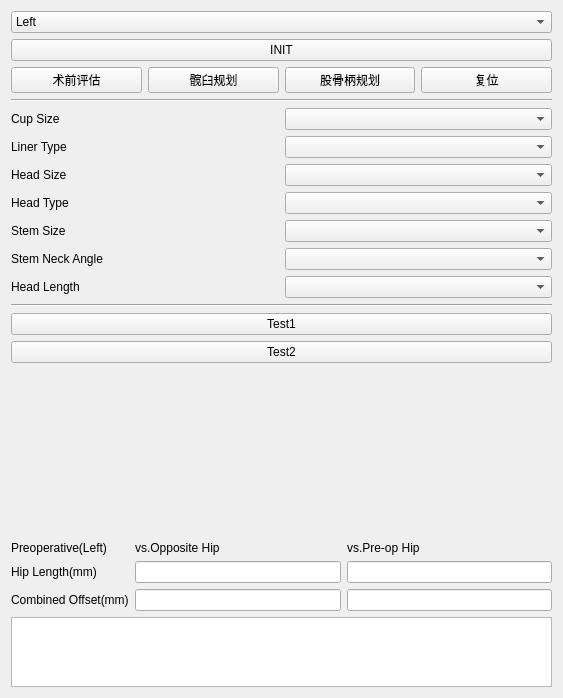
<?xml version="1.0" encoding="UTF-8"?>
<ui version="4.0">
 <class>THAPlanControls</class>
 <widget class="QWidget" name="THAPlanControls">
  <property name="geometry">
   <rect>
    <x>0</x>
    <y>0</y>
    <width>563</width>
    <height>698</height>
   </rect>
  </property>
  <property name="minimumSize">
   <size>
    <width>0</width>
    <height>0</height>
   </size>
  </property>
  <property name="windowTitle">
   <string>QmitkTemplate</string>
  </property>
  <layout class="QVBoxLayout" name="verticalLayout">
   <item>
    <widget class="QComboBox" name="comboBox_opSide">
     <item>
      <property name="text">
       <string>Left</string>
      </property>
     </item>
     <item>
      <property name="text">
       <string>Right</string>
      </property>
     </item>
    </widget>
   </item>
   <item>
    <widget class="QPushButton" name="pushButton_init">
     <property name="text">
      <string>INIT</string>
     </property>
    </widget>
   </item>
   <item>
    <layout class="QHBoxLayout" name="horizontalLayout">
     <item>
      <widget class="QPushButton" name="pushButton_preop">
       <property name="text">
        <string>术前评估</string>
       </property>
      </widget>
     </item>
     <item>
      <widget class="QPushButton" name="pushButton_cupPlan">
       <property name="text">
        <string>髋臼规划</string>
       </property>
      </widget>
     </item>
     <item>
      <widget class="QPushButton" name="pushButton_stemPlan">
       <property name="text">
        <string>股骨柄规划</string>
       </property>
      </widget>
     </item>
     <item>
      <widget class="QPushButton" name="pushButton_reduction">
       <property name="text">
        <string>复位</string>
       </property>
      </widget>
     </item>
    </layout>
   </item>
   <item>
    <widget class="Line" name="line">
     <property name="orientation">
      <enum>Qt::Horizontal</enum>
     </property>
    </widget>
   </item>
   <item>
    <layout class="QGridLayout" name="gridLayout">
     <item row="2" column="0">
      <widget class="QLabel" name="label_3">
       <property name="text">
        <string>Head Size</string>
       </property>
      </widget>
     </item>
     <item row="1" column="0">
      <widget class="QLabel" name="label_2">
       <property name="text">
        <string>Liner Type</string>
       </property>
      </widget>
     </item>
     <item row="2" column="1">
      <widget class="QComboBox" name="comboBox_headSize"/>
     </item>
     <item row="0" column="1">
      <widget class="QComboBox" name="comboBox_cupSize"/>
     </item>
     <item row="0" column="0">
      <widget class="QLabel" name="label">
       <property name="text">
        <string>Cup Size</string>
       </property>
      </widget>
     </item>
     <item row="1" column="1">
      <widget class="QComboBox" name="comboBox_linerType"/>
     </item>
     <item row="3" column="1">
      <widget class="QComboBox" name="comboBox_headType"/>
     </item>
     <item row="3" column="0">
      <widget class="QLabel" name="label_4">
       <property name="text">
        <string>Head Type</string>
       </property>
      </widget>
     </item>
    </layout>
   </item>
   <item>
    <layout class="QGridLayout" name="gridLayout_2">
     <item row="2" column="0">
      <widget class="QLabel" name="label_7">
       <property name="text">
        <string>Head Length</string>
       </property>
      </widget>
     </item>
     <item row="1" column="0">
      <widget class="QLabel" name="label_6">
       <property name="text">
        <string>Stem Neck Angle</string>
       </property>
      </widget>
     </item>
     <item row="0" column="0">
      <widget class="QLabel" name="label_5">
       <property name="text">
        <string>Stem Size</string>
       </property>
      </widget>
     </item>
     <item row="0" column="1">
      <widget class="QComboBox" name="comboBox_stemSize"/>
     </item>
     <item row="1" column="1">
      <widget class="QComboBox" name="comboBox_neckAngle"/>
     </item>
     <item row="2" column="1">
      <widget class="QComboBox" name="comboBox_headLength"/>
     </item>
    </layout>
   </item>
   <item>
    <widget class="Line" name="line_2">
     <property name="orientation">
      <enum>Qt::Horizontal</enum>
     </property>
    </widget>
   </item>
   <item>
    <widget class="QPushButton" name="pushButton_test1">
     <property name="text">
      <string>Test1</string>
     </property>
    </widget>
   </item>
   <item>
    <widget class="QPushButton" name="pushButton_test2">
     <property name="text">
      <string>Test2</string>
     </property>
    </widget>
   </item>
   <item>
    <spacer name="spacer1">
     <property name="orientation">
      <enum>Qt::Vertical</enum>
     </property>
     <property name="sizeType">
      <enum>QSizePolicy::Expanding</enum>
     </property>
     <property name="sizeHint" stdset="0">
      <size>
       <width>20</width>
       <height>220</height>
      </size>
     </property>
    </spacer>
   </item>
   <item>
    <layout class="QGridLayout" name="gridLayout_3">
     <item row="0" column="0">
      <widget class="QLabel" name="label_lengthOffsetHeader">
       <property name="text">
        <string>Preoperative(Left)</string>
       </property>
      </widget>
     </item>
     <item row="1" column="1">
      <widget class="QLineEdit" name="lineEdit_HipLength_vsOpposite"/>
     </item>
     <item row="0" column="1">
      <widget class="QLabel" name="label_10">
       <property name="text">
        <string>vs.Opposite Hip</string>
       </property>
      </widget>
     </item>
     <item row="2" column="1">
      <widget class="QLineEdit" name="lineEdit_Offset_vsOpposite"/>
     </item>
     <item row="2" column="0">
      <widget class="QLabel" name="label_9">
       <property name="text">
        <string>Combined Offset(mm)</string>
       </property>
      </widget>
     </item>
     <item row="1" column="0">
      <widget class="QLabel" name="label_8">
       <property name="text">
        <string>Hip Length(mm)</string>
       </property>
      </widget>
     </item>
     <item row="0" column="2">
      <widget class="QLabel" name="label_11">
       <property name="text">
        <string>vs.Pre-op Hip</string>
       </property>
      </widget>
     </item>
     <item row="1" column="2">
      <widget class="QLineEdit" name="lineEdit_HipLength_vsPreop"/>
     </item>
     <item row="2" column="2">
      <widget class="QLineEdit" name="lineEdit_Offset_vsPreop"/>
     </item>
    </layout>
   </item>
   <item>
    <widget class="QTextBrowser" name="textBrowser">
     <property name="sizePolicy">
      <sizepolicy hsizetype="Expanding" vsizetype="Expanding">
       <horstretch>0</horstretch>
       <verstretch>1</verstretch>
      </sizepolicy>
     </property>
    </widget>
   </item>
  </layout>
 </widget>
 <layoutdefault spacing="6" margin="11"/>
 <resources/>
 <connections/>
</ui>
